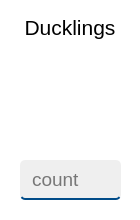
      <widget class="QFrame" name="frame_2">
       <property name="sizePolicy">
        <sizepolicy hsizetype="Fixed" vsizetype="Fixed">
         <horstretch>0</horstretch>
         <verstretch>0</verstretch>
        </sizepolicy>
       </property>
       <property name="minimumSize">
        <size>
         <width>140</width>
         <height>220</height>
        </size>
       </property>
       <property name="styleSheet">
        <string notr="true">background-color: white;
border-radius: 5px;</string>
       </property>
       <property name="frameShape">
        <enum>QFrame::StyledPanel</enum>
       </property>
       <property name="frameShadow">
        <enum>QFrame::Raised</enum>
       </property>
       <widget class="QLineEdit" name="ducklings">
        <property name="geometry">
         <rect>
          <x>20</x>
          <y>160</y>
          <width>101</width>
          <height>40</height>
         </rect>
        </property>
        <property name="font">
         <font>
          <family>Yu Gothic UI</family>
          <pointsize>14</pointsize>
         </font>
        </property>
        <property name="styleSheet">
         <string notr="true">background-color: #EFEFEF;
border-style: solid;
border-width: 0 0 2px 0;
border-color: #004b88;
border-radius: 5px;
padding-left: 10px;</string>
        </property>
        <property name="placeholderText">
         <string>count</string>
        </property>
       </widget>
       <widget class="QLabel" name="label_3">
        <property name="geometry">
         <rect>
          <x>20</x>
          <y>10</y>
          <width>100</width>
          <height>30</height>
         </rect>
        </property>
        <property name="font">
         <font>
          <family>Yu Gothic UI</family>
          <pointsize>16</pointsize>
         </font>
        </property>
        <property name="text">
         <string>Ducklings</string>
        </property>
        <property name="alignment">
         <set>Qt::AlignBottom|Qt::AlignHCenter</set>
        </property>
       </widget>
       <widget class="QLabel" name="label_18">
        <property name="geometry">
         <rect>
          <x>20</x>
          <y>50</y>
          <width>100</width>
          <height>100</height>
         </rect>
        </property>
        <property name="sizePolicy">
         <sizepolicy hsizetype="Fixed" vsizetype="Fixed">
          <horstretch>0</horstretch>
          <verstretch>0</verstretch>
         </sizepolicy>
        </property>
        <property name="minimumSize">
         <size>
          <width>100</width>
          <height>100</height>
         </size>
        </property>
        <property name="styleSheet">
         <string notr="true">QLabel {
    border-radius: 5px;
    border-image: url(:/img/img/ducklings.png);
}</string>
        </property>
        <property name="text">
         <string/>
        </property>
        <property name="scaledContents">
         <bool>true</bool>
        </property>
       </widget>
      </widget>
